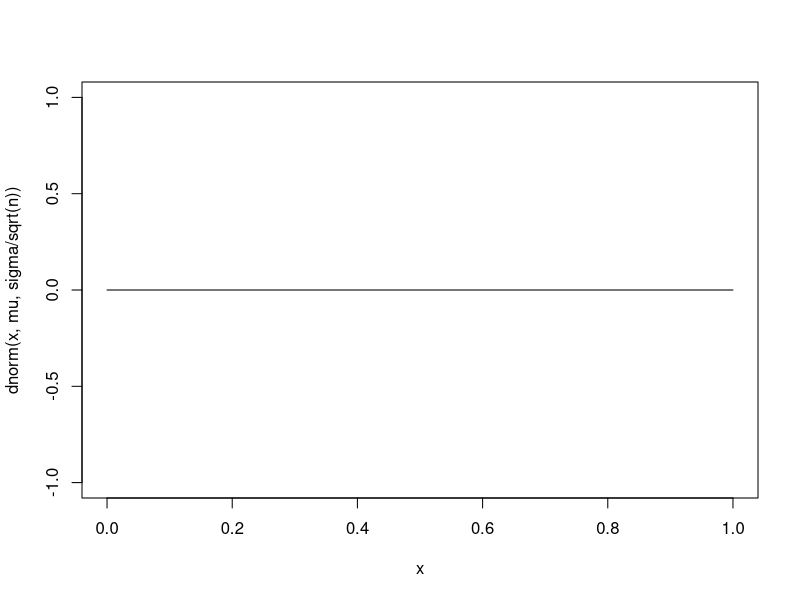
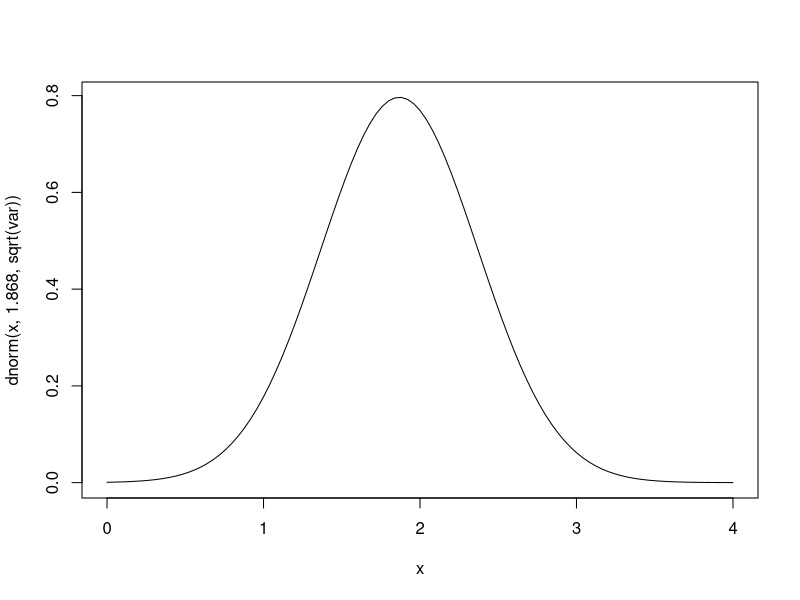
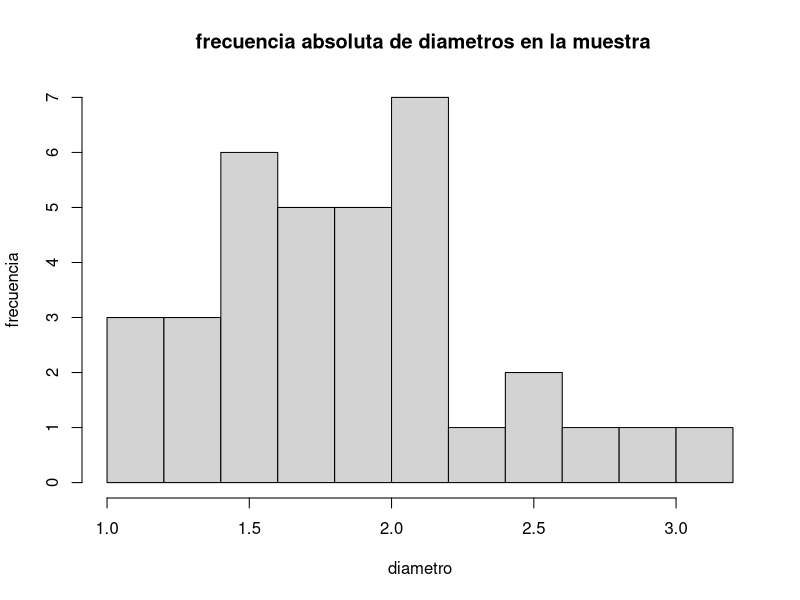
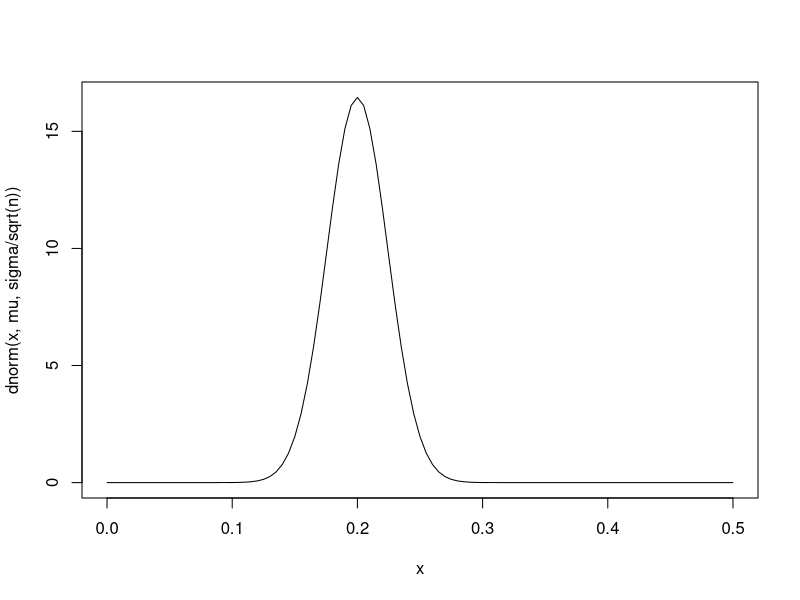
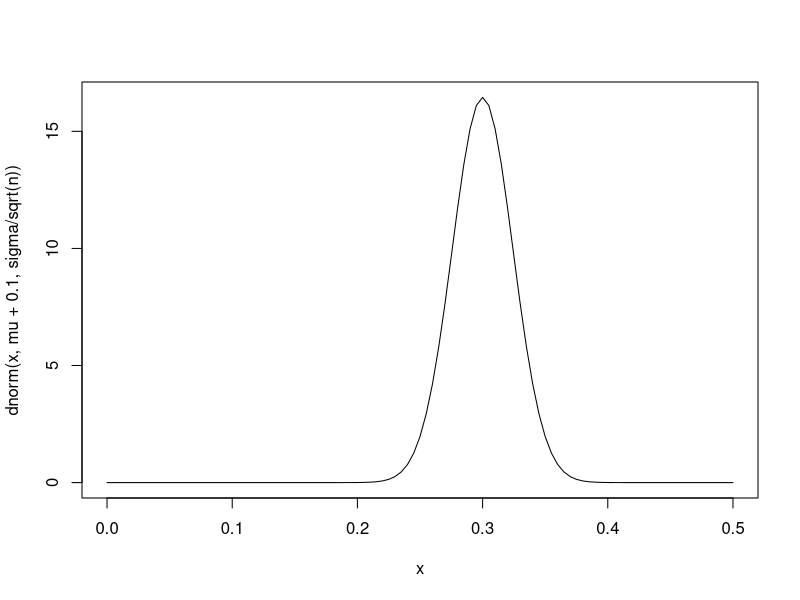

Recreate these plots in R, in order.
sigma<-sqrt(2700)
mu<-2750

pnorm(2700,mu, sigma, lower.tail = F)
n<-16
pnorm(2765, mu, sigma/sqrt(n))-pnorm(2735, mu, sigma/sqrt(n))

curve(dnorm(x, mu, sigma/sqrt(n)), 0, 1, ) 


espinas<-read.table("BD_espinas.txt",header = T)
x.raya <-mean(espinas$diametro.espina)
1.87
var <-var(espinas$diametro.espina)

qt(0.60,mean(espinas$diametro.espina),sqrt(var))

curve(dnorm(x, 1.868, sqrt(var)),0, 4)

summary(espinas$diametro.espina)

hist(espinas$diametro.espina,main = " frecuencia absoluta de diametros en la muestra",xlab = "diametro", ylab = "frecuencia")



quantile(espinas$diametro.espina, 0.6)
quantile(espinas$diametro.espina, 0.75)
quantile(espinas$diametro.espina, 0.25)

n<-35
valor.critico <-qt(0.05/2, n-1)

s<- sd(espinas$diametro.espina)

EE <-s/sqrt(n)


sigma<-sqrt(2700)
mu<-2750
pnorm(2700,mu, sigma, lower.tail=F)


sigma<-sqrt(2700)

mu<-2750

n<-16

pinquillin <- read.table("BD_piquillin.txt", header = T)
x.raya<- mean(pinquillin$peso)
mu<-0.2
sigma<-sqrt(0.02)
n<-34
pnorm(x.raya, mu, sigma/sqrt(n), lower.tail = F)

x.rayacritico<-qnorm(0.05, mu, sigma/sqrt(n))
n.nuevo<-(((qnorm(0.95)+qnorm(0.8))/0.1)*sigma)**2

pnorm(x.rayacritico, mu+0.1, sigma/sqrt(n),lower.tail = T)
pnorm(2765, mu, sigma/sqrt(n))-pnorm(2735, mu, sigma/sqrt(n))
0.34*0.44
0.36*0.44
0.3*0.44
0.23/0.56
35+38
curve(dnorm(x, mu, sigma/sqrt(n)), 0, 0.5)
curve(dnorm(x,mu+0.1,sigma/sqrt(n)),0,0.5)
Error.muestral<- valor.critico*EE

limiteinferior<-x.raya-Error.muestral

limitesuperior<-x.raya+Error.muestral

c(limiteinferior,limitesuperior)



